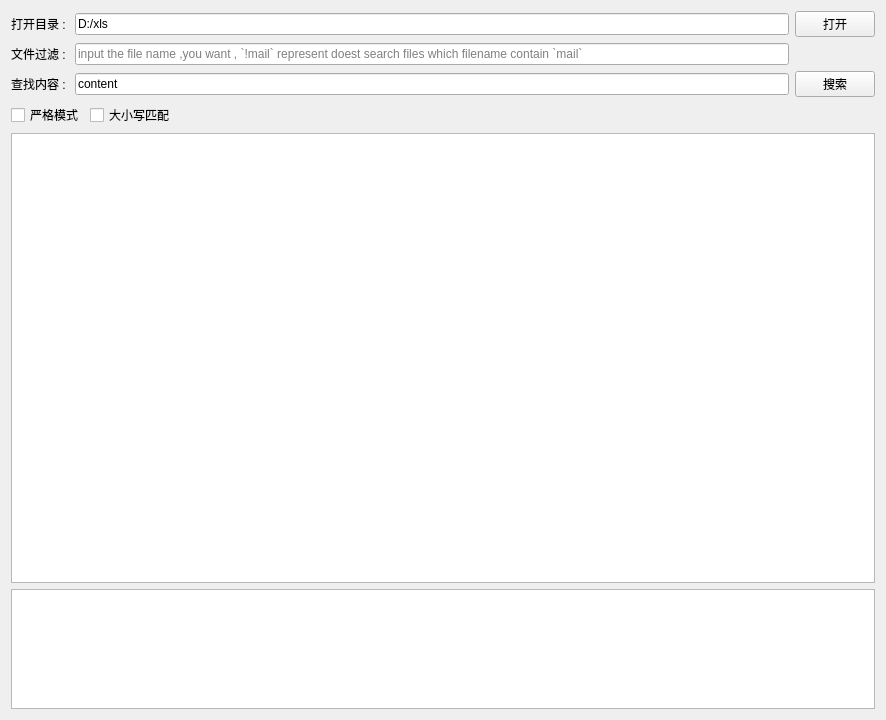
<?xml version="1.0" encoding="UTF-8"?>
<ui version="4.0">
 <class>search_widget</class>
 <widget class="QWidget" name="search_widget">
  <property name="geometry">
   <rect>
    <x>0</x>
    <y>0</y>
    <width>886</width>
    <height>720</height>
   </rect>
  </property>
  <property name="windowTitle">
   <string>Form</string>
  </property>
  <layout class="QVBoxLayout" name="verticalLayout">
   <item>
    <layout class="QGridLayout" name="input_grid">
     <property name="sizeConstraint">
      <enum>QLayout::SetFixedSize</enum>
     </property>
     <item row="2" column="1">
      <widget class="QLineEdit" name="le_input_search_text">
       <property name="text">
        <string>content</string>
       </property>
      </widget>
     </item>
     <item row="0" column="0">
      <widget class="QLabel" name="label">
       <property name="text">
        <string>打开目录 : </string>
       </property>
      </widget>
     </item>
     <item row="3" column="0" colspan="2">
      <layout class="QHBoxLayout" name="horizontalLayout">
       <item>
        <widget class="QCheckBox" name="cb_is_strict">
         <property name="text">
          <string>严格模式</string>
         </property>
        </widget>
       </item>
       <item>
        <widget class="QCheckBox" name="cb_is_match_case">
         <property name="text">
          <string>大小写匹配</string>
         </property>
        </widget>
       </item>
       <item>
        <spacer name="horizontalSpacer">
         <property name="orientation">
          <enum>Qt::Horizontal</enum>
         </property>
         <property name="sizeHint" stdset="0">
          <size>
           <width>40</width>
           <height>20</height>
          </size>
         </property>
        </spacer>
       </item>
      </layout>
     </item>
     <item row="2" column="2">
      <widget class="QPushButton" name="btn_search">
       <property name="text">
        <string>搜索</string>
       </property>
      </widget>
     </item>
     <item row="2" column="0">
      <widget class="QLabel" name="label_3">
       <property name="text">
        <string>查找内容 :</string>
       </property>
      </widget>
     </item>
     <item row="0" column="1">
      <widget class="QLineEdit" name="le_input_dir">
       <property name="text">
        <string>D:/xls</string>
       </property>
      </widget>
     </item>
     <item row="0" column="2">
      <widget class="QPushButton" name="btn_open_dir">
       <property name="text">
        <string>打开</string>
       </property>
      </widget>
     </item>
     <item row="1" column="1">
      <widget class="QLineEdit" name="le_input_file_filter">
       <property name="placeholderText">
        <string>input the file name ,you want , `!mail` represent doest search files which filename contain `mail`</string>
       </property>
      </widget>
     </item>
     <item row="1" column="0">
      <widget class="QLabel" name="label_2">
       <property name="text">
        <string>文件过滤 : </string>
       </property>
      </widget>
     </item>
    </layout>
   </item>
   <item>
    <widget class="QTableWidget" name="table_search_result"/>
   </item>
   <item>
    <widget class="QTextBrowser" name="tb_console">
     <property name="maximumSize">
      <size>
       <width>16777215</width>
       <height>120</height>
      </size>
     </property>
    </widget>
   </item>
  </layout>
 </widget>
 <resources/>
 <connections/>
</ui>
